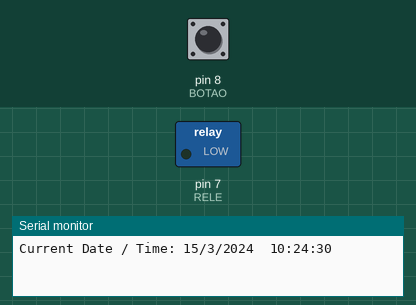
This sketch was run on a simulated Arduino Uno, built with avr-gcc and run on an emulated ATmega328P. Shown: switched loads named in the sketch (green lamp = pin HIGH), the last lines printed to the serial monitor. Inputs (shaded band) come from the test bench; at power-on: pin 8 (BOTAO) LOW. The local clock reads 2024-03-15 10:24:30 at power-on unless the sketch sets it.

Above: at 0.1 s.
At 1.1 s:
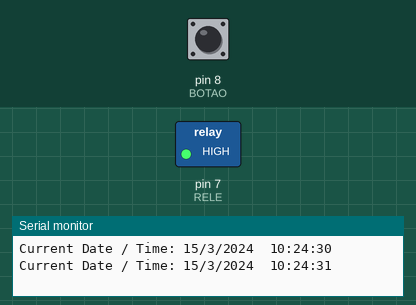
Timing chart, 0 to 2.6 s (numbered marks = the images above):
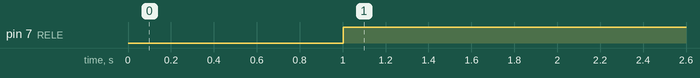

Measured:
- by itself, pin 7 (RELE): LOW → HIGH at 1.0 s

The sketch:

program.ino
```cpp
#include <virtuabotixRTC.h>

//Pinos do modulo clock
#define CLK 4
#define DAT 3
#define RST 2

#define RELE 7
#define BOTAO 8

// Objeto do Real Time Clock (RTC)
virtuabotixRTC myRTC(CLK, DAT, RST);

//-----VARIAVEIS DE DADOS-----//
//Guardam o momento de ligar a bomba
int hora_acionamento = 19;
int min_acionamento = 25;

//-----VARIAVEIS DE CONTROLE-----//
//Guarda o estado do botao
bool pressionado = 0;

//Guarda simplesmente se a bomba ligou
bool bomba_ja_ligou = 0;

void setup()  {
  //MONITOR
  Serial.begin(9600);

  //RELE
  //O rele liga no LOW
  pinMode(RELE, OUTPUT);
  //BOTAO
  pinMode(BOTAO, INPUT);

  //CLOCK
  //SETUP INICIAL: Carrega data atual -> Comenta a linha abaixo -> Carrega de novo
  // segundos, minutos, horas, dia da semana, dia do mês, mês, ano
  //myRTC.setDS1302Time(0, 23, 19, 3, 24, 8, 2021);
}

/*
 * De maneira geral, o codigo faz a bomba ligar quando o botao eh pressionado
 * OU quando chega na hora pre setada para ele ligar. A ideia eh que essa hora
 * seja recebida por meio do app com o modulo wifi e fique salva na memoria do
 * arduino.
*/

void loop()  {
  //Funcao necessaria do relogio
  myRTC.updateTime();
  printClock(); //no monitor serial
  //Serial.print("Pressionado = ");
  //Serial.print(pressionado);
  //Serial.print("\n");
  digitalWrite(RELE, HIGH);

  //Liga o rele se o botao for pressionado
  pressionado = digitalRead(BOTAO);
  //Aciona o RELE por 30 s no pressionar do botao
  if(pressionado == 1){
    ligaRele();
  }
  //Se nao estiver pressionado
  else{
     //Liga o rele se chegar a hora
    if(myRTC.hours == hora_acionamento && myRTC.minutes == min_acionamento && bomba_ja_ligou == 0){
      ligaRele();
      bomba_ja_ligou = 1;
    }

    if(myRTC.minutes != min_acionamento)
      bomba_ja_ligou = 0;
  }

}

//-----FUNCOES-----//

void ligaRele(){
//Aciona o RELE por 30 s
    digitalWrite(RELE, LOW);
    //Nao sei pq mas o rele esta invertido, liga no LOW
    delay(30000);
    digitalWrite(RELE, HIGH);
}

void printClock(){
   //Printa a data e hora do clock no monitor serial
  Serial.print("Current Date / Time: ");
  Serial.print(myRTC.dayofmonth);
  Serial.print("/");
  Serial.print(myRTC.month);
  Serial.print("/");
  Serial.print(myRTC.year);
  Serial.print("  ");
  Serial.print(myRTC.hours);
  Serial.print(":");
  Serial.print(myRTC.minutes);
  Serial.print(":");
  Serial.println(myRTC.seconds);
  //Delay entre um print e outro
  delay(1000);
}
```
